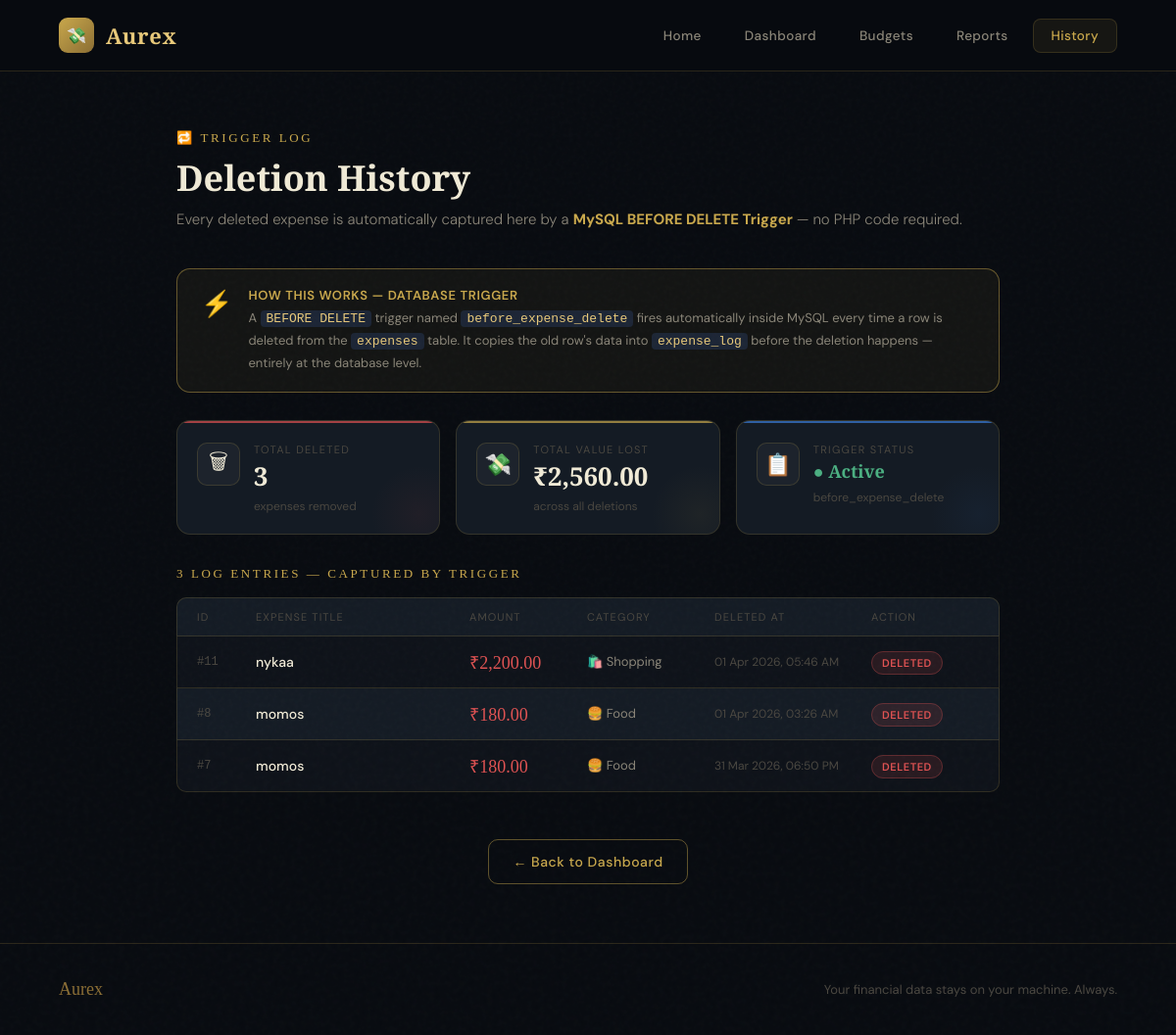
The page /history.php on the database its author committed.
### tables this page shows
CREATE TABLE `expense_log` (
  `id` int(11) NOT NULL,
  `expense_id` int(11) DEFAULT NULL,
  `title` varchar(255) DEFAULT NULL,
  `amount` decimal(10,2) DEFAULT NULL,
  `category` varchar(50) DEFAULT NULL,
  `action` varchar(20) DEFAULT 'DELETED',
  `logged_at` timestamp NOT NULL DEFAULT current_timestamp()
);

### history.php (the view, shortened to what this page needs)
<!DOCTYPE html>
<html lang="en">
<head>
  <link rel="stylesheet" href="style.css"/>
</head>
<body>
<?php
$conn = new mysqli("localhost", "root", "", "expense_tracker");
$conn->query("
  CREATE TABLE IF NOT EXISTS expense_log (
    id INT AUTO_INCREMENT PRIMARY KEY,
    expense_id INT,
    title VARCHAR(255),
    amount DECIMAL(10,2),
    category VARCHAR(50),
    action VARCHAR(20) DEFAULT 'DELETED',
    logged_at TIMESTAMP DEFAULT CURRENT_TIMESTAMP
  )
");
$logs = [];
$res  = $conn->query("SELECT * FROM expense_log ORDER BY logged_at DESC");
if ($res) {
    while ($r = $res->fetch_assoc()) $logs[] = $r;
}
$total_deleted = count($logs);
$total_value   = array_sum(array_column($logs, 'amount'));
$categoryIcons = ['Food'=>'🍔','Travel'=>'✈️','Shopping'=>'🛍️','Education'=>'📚'];
?>
<nav class="navbar">
  <a href="index.php" class="navbar-brand">
    <div class="navbar-logo">💸</div>
    <span class="navbar-title">Aurex</span>
  </a>
  <div class="navbar-links">
    <a href="index.php">Home</a>
    <a href="view.php">Dashboard</a>
    <a href="budgets.php">Budgets</a>
    <a href="monthly_report.php">Reports</a>
    <a href="history.php" class="active">History</a>
  </div>
</nav>
<section class="view-section">
  <div class="dash-header">
    <div>
      <div class="section-title">🔁 Trigger Log</div>
      <h1 class="dash-title">Deletion History</h1>
      <p class="dash-sub">
        Every deleted expense is automatically captured here by a
        <strong style="color:var(--gold)">MySQL BEFORE DELETE Trigger</strong>
        — no PHP code required.
      </p>
    </div>
  </div>
  <div style="
    background: rgba(201,168,76,0.06);
    border: 1px solid var(--border-bright);
    border-radius: var(--radius);
    padding: 18px 24px;
    margin-bottom: 28px;
    display: flex;
    align-items: flex-start;
    gap: 16px;
  ">
    <div style="font-size:26px; flex-shrink:0;">⚡</div>
    <div>
      <div style="font-size:13px; font-weight:600; color:var(--gold); margin-bottom:4px; letter-spacing:0.05em;">
        HOW THIS WORKS — DATABASE TRIGGER
      </div>
      <div style="font-size:13px; color:var(--text-dim); line-height:1.7;">
        A <code style="color:var(--gold-light); background:var(--surface-3); padding:1px 6px; border-radius:4px;">BEFORE DELETE</code>
        trigger named <code style="color:var(--gold-light); background:var(--surface-3); padding:1px 6px; border-radius:4px;">before_expense_delete</code>
        fires automatically inside MySQL every time a row is deleted from the
        <code style="color:var(--gold-light); background:var(--surface-3); padding:1px 6px; border-radius:4px;">expenses</code> table.
        It copies the old row's data into <code style="color:var(--gold-light); background:var(--surface-3); padding:1px 6px; border-radius:4px;">expense_log</code>
        before the deletion happens — entirely at the database level.
      </div>
    </div>
  </div>
  <div class="summary-cards" style="grid-template-columns: repeat(3,1fr); margin-bottom:32px;">
    <div class="summary-card" style="--card-accent:#e05252;">
      <div class="sc-icon">🗑</div>
      <div class="sc-body">
        <div class="sc-label">Total Deleted</div>
        <div class="sc-value"><?= $total_deleted ?></div>
        <div class="sc-sub">expenses removed</div>
      </div>
    </div>
    <div class="summary-card" style="--card-accent:#c9a84c;">
      <div class="sc-icon">💸</div>
      <div class="sc-body">
        <div class="sc-label">Total Value Lost</div>
        <div class="sc-value">₹<?= number_format($total_value, 2) ?></div>
        <div class="sc-sub">across all deletions</div>
      </div>
    </div>
    <div class="summary-card" style="--card-accent:#3b7dd8;">
      <div class="sc-icon">📋</div>
      <div class="sc-body">
        <div class="sc-label">Trigger Status</div>
        <div class="sc-value" style="font-size:18px; color:var(--success);">● Active</div>
        <div class="sc-sub">before_expense_delete</div>
      </div>
    </div>
  </div>
  <?php if (empty($logs)): ?>
    <div style="text-align:center; padding:80px 20px;">
      <div style="font-size:48px; margin-bottom:16px;">📭</div>
      <div style="font-family:'Cormorant Garamond',serif; font-size:22px; color:var(--text-dim);">
        No deletions yet
      </div>
      <p style="font-size:14px; color:var(--text-muted); margin-top:8px;">
        When you delete an expense from the
        <a href="view.php" style="color:var(--gold); text-decoration:none;">dashboard</a>,
        it will appear here automatically.
      </p>
    </div>
  <?php else: ?>
    <div style="margin-bottom:16px;">
      <div class="section-title"><?= $total_deleted ?> log entries — captured by trigger</div>
    </div>
    <div style="
      display:grid;
      grid-template-columns: 60px 1fr 120px 130px 160px 110px;
      gap:0;
      background:var(--surface-2);
      border:1px solid var(--border);
      border-radius:10px 10px 0 0;
      padding:12px 20px;
    ">
      <div style="font-size:11px; color:var(--text-muted); text-transform:uppercase; letter-spacing:0.1em;">ID</div>
      <div style="font-size:11px; color:var(--text-muted); text-transform:uppercase; letter-spacing:0.1em;">Expense Title</div>
      <div style="font-size:11px; color:var(--text-muted); text-transform:uppercase; letter-spacing:0.1em;">Amount</div>
      <div style="font-size:11px; color:var(--text-muted); text-transform:uppercase; letter-spacing:0.1em;">Category</div>
      <div style="font-size:11px; color:var(--text-muted); text-transform:uppercase; letter-spacing:0.1em;">Deleted At</div>
      <div style="font-size:11px; color:var(--text-muted); text-transform:uppercase; letter-spacing:0.1em;">Action</div>
    </div>
    <?php foreach ($logs as $i => $log):
      $icon = $categoryIcons[$log['category']] ?? '💳';
      $dt   = date('d M Y, h:i A', strtotime($log['logged_at']));
    ?>
    <div style="
      display:grid;
      grid-template-columns: 60px 1fr 120px 130px 160px 110px;
      gap:0;
      background:<?= $i%2===0 ? 'var(--surface)' : 'var(--surface-2)' ?>;
      border:1px solid var(--border);
      border-top:none;
      padding:14px 20px;
      align-items:center;
      <?= $i===count($logs)-1 ? 'border-radius:0 0 10px 10px;' : '' ?>
      transition: background 0.2s;
    " onmouseover="this.style.background='var(--surface-3)'"
       onmouseout="this.style.background='<?= $i%2===0 ? 'var(--surface)' : 'var(--surface-2)' ?>'">
      <div style="font-family:'Consolas',monospace; font-size:12px; color:var(--text-muted);">
        #<?= $log['expense_id'] ?>
      </div>
      <div style="font-size:14px; color:var(--text); font-weight:500;">
        <?= htmlspecialchars($log['title']) ?>
      </div>
      <div style="font-family:'Cormorant Garamond',serif; font-size:18px; color:var(--danger);">
        ₹<?= number_format($log['amount'], 2) ?>
      </div>
      <div style="font-size:13px; color:var(--text-dim);">
        <?= $icon ?> <?= htmlspecialchars($log['category']) ?>
      </div>
      <div style="font-size:12px; color:var(--text-muted);">
        <?= $dt ?>
      </div>
      <div>
        <span style="
          background:rgba(224,82,82,0.12);
          border:1px solid rgba(224,82,82,0.3);
          color:var(--danger);
          font-size:11px; font-weight:600;
          padding:4px 10px; border-radius:100px;
          letter-spacing:0.05em;
        "><?= $log['action'] ?></span>
      </div>
    </div>
    <?php endforeach; ?>
  <?php endif; ?>
  <div style="margin-top:40px; text-align:center;">
    <a href="view.php" class="btn-gold-outline">← Back to Dashboard</a>
  </div>
</section>
<footer class="footer">
  <div class="footer-brand">Aurex</div>
  <div class="footer-text">Your financial data stays on your machine. Always.</div>
</footer>
</body>
</html>

### style.css (style rules this page uses)
:root { --gold: #c9a84c; --gold-light: #e8c97a; --gold-dim: #8b6e34; --obsidian: #080b10; --surface: #0e1219; --surface-2: #141b24; --surface-3: #1c2535; --border: rgba(201, 168, 76, 0.18); --border-bright: rgba(201, 168, 76, 0.45); --text: #f0ead6; --text-dim: #8a8578; --text-muted: #4a4740; --danger: #e05252; --success: #4caf82; --radius: 14px; }
*, *::before, *::after { box-sizing: border-box; margin: 0; padding: 0; }
html { scroll-behavior: smooth; }
body { font-family: 'DM Sans', sans-serif; background: var(--obsidian); color: var(--text); min-height: 100vh; overflow-x: hidden; }
body::before { content: ''; position: fixed; inset: 0; pointer-events: none; z-index: 0; opacity: 0.6; }
.navbar { position: sticky; top: 0; z-index: 100; display: flex; align-items: center; justify-content: space-between; padding: 18px 60px; background: rgba(8, 11, 16, 0.85); backdrop-filter: blur(20px); border-bottom: 1px solid var(--border); }
.navbar-brand { display: flex; align-items: center; gap: 12px; text-decoration: none; }
.navbar-logo { width: 36px; height: 36px; background: linear-gradient(135deg, var(--gold), var(--gold-dim)); border-radius: 9px; display: flex; align-items: center; justify-content: center; font-size: 16px; }
.navbar-title { font-family: 'Cormorant Garamond', serif; font-size: 22px; font-weight: 600; color: var(--gold-light); letter-spacing: 0.03em; }
.navbar-links { display: flex; align-items: center; gap: 6px; }
.navbar-links a { color: var(--text-dim); text-decoration: none; font-size: 13.5px; font-weight: 500; padding: 8px 18px; border-radius: 8px; border: 1px solid transparent; letter-spacing: 0.03em; transition: all 0.25s ease; }
.navbar-links a.active { color: var(--gold); background: rgba(201, 168, 76, 0.08); border-color: var(--border); }
.section-title { font-family: 'Playfair Display', serif; font-size: 13px; letter-spacing: 0.2em; text-transform: uppercase; color: var(--gold); margin-bottom: 8px; }
.view-section { padding: 60px; max-width: 960px; margin: 0 auto; }
.footer { border-top: 1px solid var(--border); padding: 36px 60px; display: flex; align-items: center; justify-content: space-between; }
.footer-brand { font-family: 'Cormorant Garamond', serif; font-size: 18px; color: var(--gold-dim); }
.footer-text { font-size: 13px; color: var(--text-muted); }
.dash-header { display: flex; align-items: flex-start; justify-content: space-between; margin-bottom: 40px; gap: 20px; }
.dash-title { font-family: 'Playfair Display', serif; font-size: 36px; font-weight: 700; margin-top: 8px; }
.dash-sub { color: var(--text-dim); font-size: 15px; margin-top: 8px; font-weight: 300; }
.btn-gold-outline { display: inline-flex; align-items: center; gap: 8px; padding: 13px 24px; border: 1px solid var(--border-bright); border-radius: 10px; color: var(--gold); text-decoration: none; font-size: 14px; font-weight: 500; letter-spacing: 0.04em; transition: all 0.25s; white-space: nowrap; flex-shrink: 0; margin-top: 8px; }
.summary-cards { display: grid; grid-template-columns: repeat(4, 1fr); gap: 16px; margin-bottom: 32px; }
.summary-card { background: var(--surface-2); border: 1px solid var(--border); border-radius: var(--radius); padding: 22px 20px 20px; display: flex; gap: 14px; align-items: flex-start; position: relative; overflow: hidden; transition: border-color 0.25s, transform 0.25s; }
.summary-card::before { content: ''; position: absolute; top: 0; left: 0; right: 0; height: 2px; background: var(--card-accent, var(--gold)); opacity: 0.7; }
.summary-card::after { content: ''; position: absolute; bottom: -30px; right: -30px; width: 100px; height: 100px; background: radial-gradient(circle, var(--card-accent, var(--gold)), transparent 70%); opacity: 0.06; pointer-events: none; }
.sc-icon { font-size: 22px; width: 44px; height: 44px; background: rgba(255,255,255,0.04); border: 1px solid var(--border); border-radius: 10px; display: flex; align-items: center; justify-content: center; flex-shrink: 0; }
.sc-body { flex: 1; min-width: 0; }
.sc-label { font-size: 11px; text-transform: uppercase; letter-spacing: 0.12em; color: var(--text-muted); margin-bottom: 6px; }
.sc-value { font-family: 'Cormorant Garamond', serif; font-size: 26px; font-weight: 600; color: var(--text); line-height: 1.1; white-space: nowrap; overflow: hidden; text-overflow: ellipsis; }
.sc-sub { font-size: 12px; color: var(--text-muted); margin-top: 8px; display: flex; align-items: center; gap: 6px; flex-wrap: wrap; }

### rows shown on the page
expense_log: expense "11", title "nykaa", amount "2,200.00", category "🛍️", category "Shopping", logged_at "01 Apr 2026, 05:46 AM", action "DELETED"
expense_log: expense "8", title "momos", amount "180.00", category "🍔", category "Food", logged_at "01 Apr 2026, 03:26 AM", action "DELETED"
expense_log: expense "7", title "momos", amount "180.00", category "🍔", category "Food", logged_at "31 Mar 2026, 06:50 PM", action "DELETED"

### other values the page prints
$total_deleted "3"
$total_value "2,560.00"
